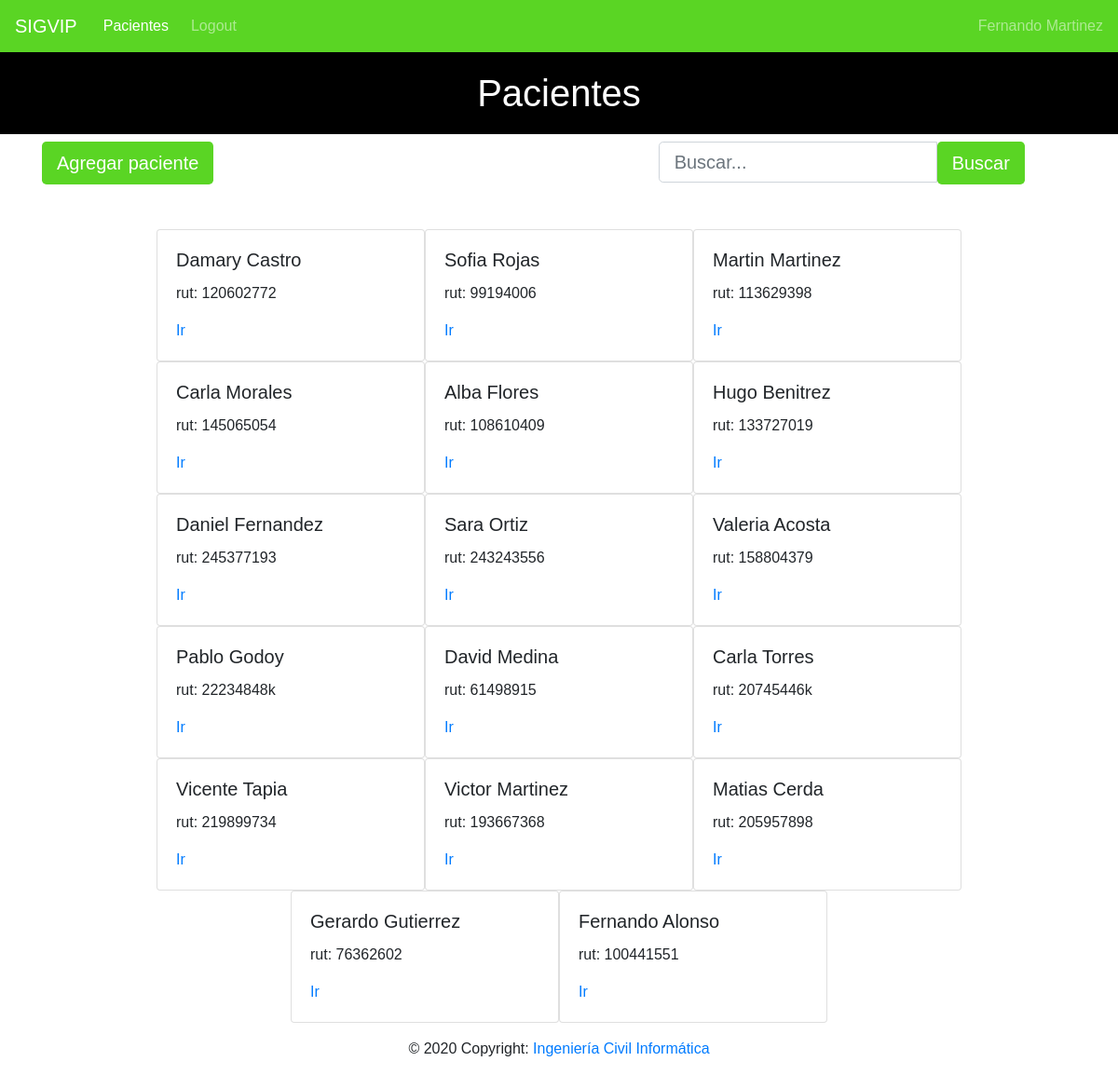
/pacientes/ (signed in), run on the app's committed database.
### pacientes/models.py (models this page shows, shortened)
class Paciente(models.Model):
    rut = models.CharField(max_length=9, unique=True)
    nombre = models.CharField(max_length=45)
    apellido = models.CharField(max_length=45)
    edad = models.IntegerField()
    email = models.EmailField(max_length=60)
    telefono = models.IntegerField()
    direccion = models.CharField(max_length=200)
    pacientes = models.Manager()

### pacientes/views.py (the view)
# urls.py: url(r'pacientes/',views.HomePacienteView.as_view() ,name="paciente"),
class HomePacienteView(LoginRequiredMixin,TemplateView):
    def get(self,request,**kwargs):
        queryset = request.GET.get('buscar')
        print(queryset)
        post = Paciente.pacientes.all()
        try:
            queryset0,queryset1 = queryset.split(" ")
            if queryset0:
                post = Paciente.pacientes.filter(
                    Q(rut = queryset0) | Q(nombre = queryset0) |
                    Q(apellido = queryset1) | (Q(nombre = queryset0) & Q(apellido = queryset1)) ).distinct
        except:
            if queryset:
                post = Paciente.pacientes.filter(Q(rut = queryset) | Q(nombre = queryset) | Q(apellido = queryset)).distinct
        return render(request,'pacientes.html',{'pacientes':post})

### pacientes/templates/pacientes.html (shortened to what this page needs)
{% extends "base.html" %}
{% block pagina %}
    <h1>Pacientes</h1>
{% endblock %}
{% block content %}
<div class="container">
    <div class="row">
        <a class="btn btn-primary btn-lg" href="/paciente/create/" role="button">Agregar paciente</a>
        <div class="search" style="margin-left: 43%">
            <form method="get">
                <div id="custom-search-input">
                    <div class="input-group">
                        <input type="text" class="form-control btn-lg" placeholder="Buscar..." name="buscar"
                            value="{{request.GET.buscar}}">
                        <span class="input-group-list">
                            <button type="submit" class="btn-success btn-primary btn-lg">Buscar</button>
                        </span>
                    </div>
                </div>
            </form>
        </div>
    </div>
</div>
<div class="container">
    <div class="row mt-5 justify-content-center">
        {% for paciente in pacientes %}
        <div class="card" style="width: 18rem;">
            <div class="card-body">
                <h5 class="card-title">{{ paciente.nombre }} {{paciente.apellido}}</h5>
                <p class="card-text">rut: {{ paciente.rut }}</p>
                <a href="/ficha/{{paciente.id}}" class="card-link">Ir</a>
            </div>
        </div>
        {% endfor %}
    </div>
</div>
{% include "footer.html" %}
{% endblock %}

### pacientes/templates/navbar.html (shortened to what this page needs)
<nav class="navbar navbar-expand-lg navbar-dark">
    <a class="navbar-brand" href="{% url 'index' %}">SIGVIP</a>
    <div class="collapse navbar-collapse" id="navbarNav">
      <ul class="navbar-nav mr-auto">
        {% if user.is_authenticated %}
            <li class="nav-item active">
                <a class="nav-link" href="/pacientes">Pacientes<span class="sr-only">(current)</span></a>
            </li>
            <li class="nav-item">
                <a class="nav-link" href="{% url 'logout' %}">Logout</a>
            </li>
        </ul>
        <span class="navbar-text">
            {{user.first_name}} {{user.last_name}}
        </span>
        {% else %}
            <li class="nav-item">
                <a class="nav-link" href="{% url 'login' %}">Login</a>
            </li>
        {% endif %}
    </div>
</nav>

### pacientes/static/css/cursos.css (style rules this page uses)
body { margin: 0; padding: 0; font-family: sans-serif; }
.navbar { background-color: #5ad524; }
.navbar .navbar-brand { color: white; }
h1 { text-align: center; background-color: black; padding: 20px; color: white; }
.navbar .nav-link { color: white; border-radius: .25rem; margin: 0 0.25em; }
.btn-primary { background-color: #5ad524; border: none; }
.card { position: relative; }

### data on the page
Paciente: nombre "Damary", apellido "Castro", rut "120602772"
Paciente: nombre "Sofia", apellido "Rojas", rut "99194006"
Paciente: nombre "Martin", apellido "Martinez", rut "113629398"
Paciente: nombre "Carla", apellido "Morales", rut "145065054"
Paciente: nombre "Alba", apellido "Flores", rut "108610409"
Paciente: nombre "Hugo", apellido "Benitrez", rut "133727019"
Paciente: nombre "Daniel", apellido "Fernandez", rut "245377193"
Paciente: nombre "Sara", apellido "Ortiz", rut "243243556"
Paciente: nombre "Valeria", apellido "Acosta", rut "158804379"
Paciente: nombre "Pablo", apellido "Godoy", rut "22234848k"
Paciente: nombre "David", apellido "Medina", rut "61498915"
Paciente: nombre "Carla", apellido "Torres", rut "20745446k"
Paciente: nombre "Vicente", apellido "Tapia", rut "219899734"
Paciente: nombre "Victor", apellido "Martinez", rut "193667368"
Paciente: nombre "Matias", apellido "Cerda", rut "205957898"
Paciente: nombre "Gerardo", apellido "Gutierrez", rut "76362602"
Paciente: nombre "Fernando", apellido "Alonso", rut "100441551"

### other printed values
{{ user.first_name }} "Fernando"
{{ user.last_name }} "Martinez"
